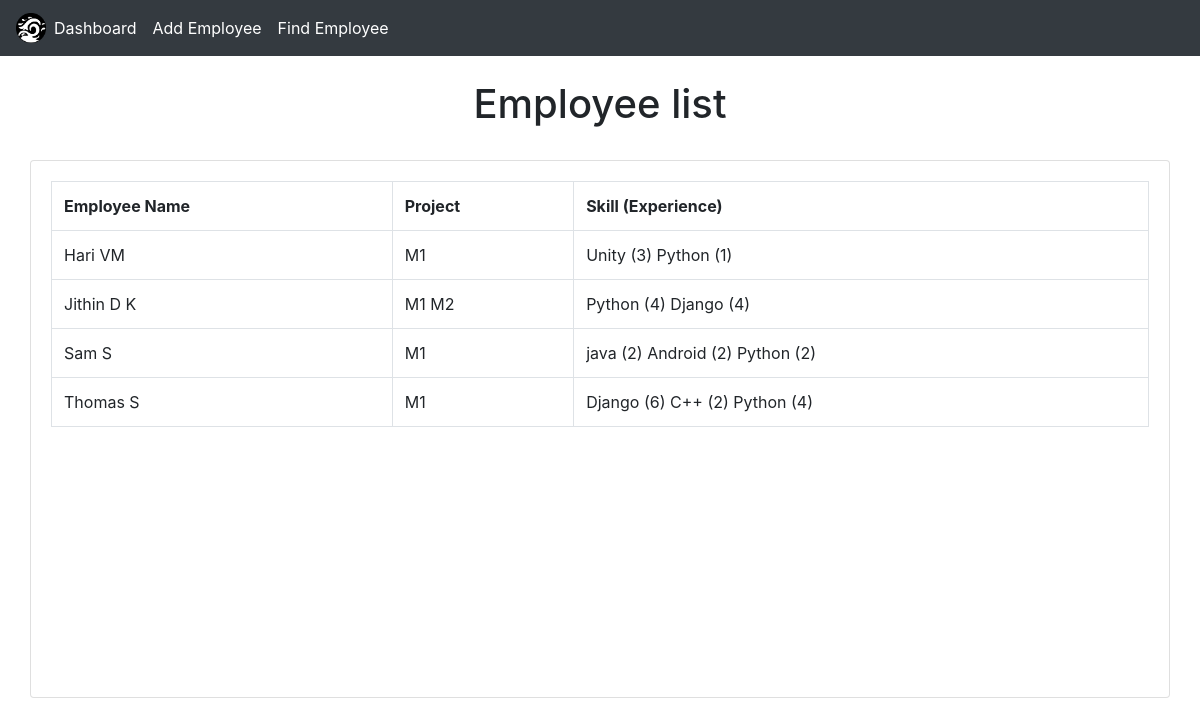
Before: / with the older database file.
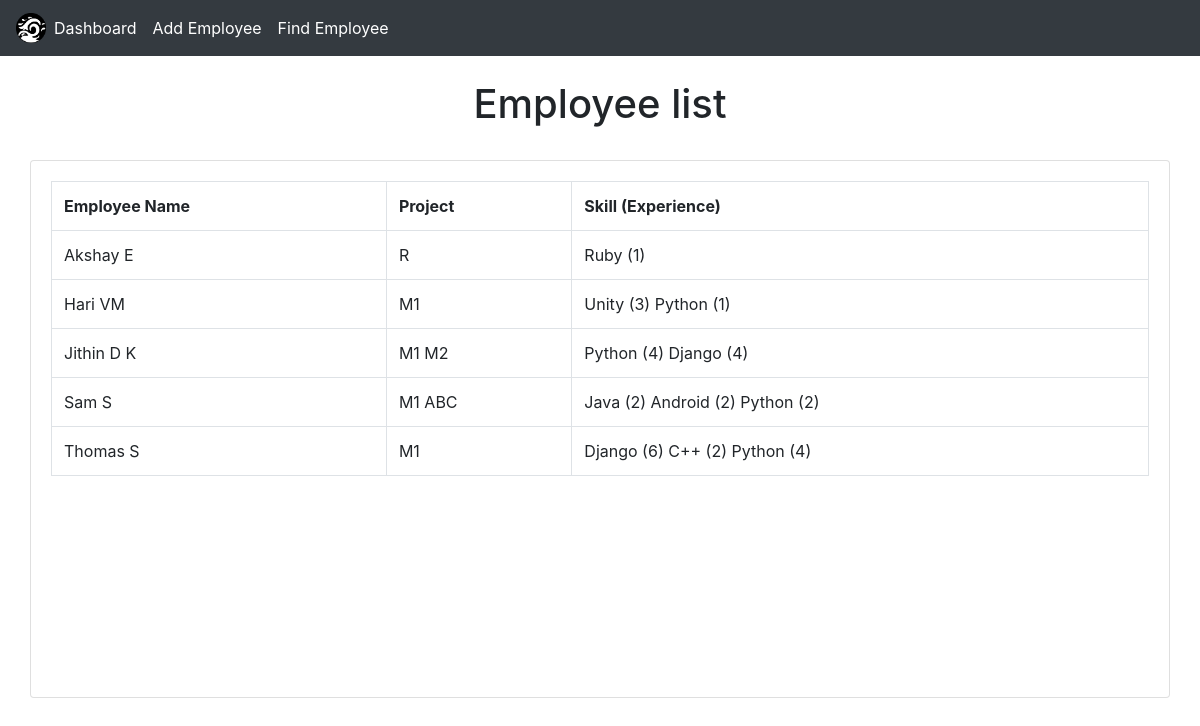
After: the same page with the newer database file.
### app/models.py (models this page shows, shortened)
class Employee(models.Model):
    GENDER = (
			('Male', 'Male'),
			('Female', 'Female'),
            ('Other', 'Other'),
			)
    f_name = models.CharField(max_length=200, null=True)
    l_name = models.CharField(max_length=200, null=True)
    address = models.CharField(max_length=200, null=True)
    gender = models.CharField(max_length=200, null=True, choices=GENDER)
    skills = models.IntegerField(null=True, blank=True, default=0)
    projects = models.IntegerField(null=True, blank=True, default=0)

class Project(models.Model):
    employee = models.ForeignKey(Employee, null=True, on_delete= models.SET_NULL)
    P = models.CharField(max_length=200, null=True)

class Skill(models.Model):
    employee = models.ForeignKey(Employee, null=True, on_delete= models.SET_NULL)
    S = models.CharField(max_length=200, null=True)
    exp = models.IntegerField(null=True, blank=True, default=0)

### app/views.py (the view)
# urls.py: 2. Add a URL to urlpatterns:  path('', views.home, name='home')
def home(request):
    employee = Employee.objects.order_by('f_name')
    context = {'employee':employee}
    return render(request, 'app/home.html', context)

### app/templates/app/home.html
{% extends 'app/main.html' %}
{% load static %}
{% block content %}
<h1 class="text-center">Employee list</h1><br>
<div class="container-fluid">
    <div class="card card-body container-fluid">
        <div class="table-wrapper-scroll-y my-custom-scrollbar" style="height: 62vh;">
            <table class="table table-bordered table-mb table-hover">
                <tr>
                    <th>Employee Name</th>
                    <th>Project</th>
                    <th>Skill (Experience)</th>
                </tr>
                {% for i in employee %}
                    <tr class="table-row"data-href="{% url 'employeeDetails' i.id %}">
                        <td>{{i.f_name}} {{i.l_name}}</td>
                        <td>
                            {% for p in i.project_set.all %}
                            {{p.P}}
                            {% endfor %}
                        </td>
                        <td>
                            {% for s in i.skill_set.all %}
                            {{s.S}} ({{s.exp}})
                            {% endfor %}
                        </td>
                    </tr>
                {% endfor %}
            </table>
        </div>
    </div>
</div>
{% endblock %}

Changed rows visible on the page:
added Employee: f_name "Akshay", l_name "E"
added Project: P "R", shown under "Akshay"
added Skill: S "Ruby", exp "1", shown under "Akshay"
added Project: P "ABC", shown under Employee "Sam"
changed Skill: S "java" → "Java"
